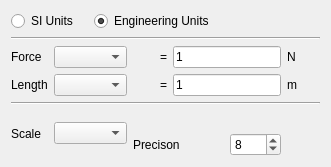
<?xml version="1.0" encoding="UTF-8"?>
<ui version="4.0">
 <class>Dialog</class>
 <widget class="QDialog" name="Dialog">
  <property name="geometry">
   <rect>
    <x>0</x>
    <y>0</y>
    <width>331</width>
    <height>167</height>
   </rect>
  </property>
  <property name="windowTitle">
   <string>Units</string>
  </property>
  <layout class="QGridLayout" name="gridLayout">
   <item row="0" column="0" colspan="2">
    <widget class="QRadioButton" name="SIunits">
     <property name="text">
      <string>SI Units</string>
     </property>
     <property name="checked">
      <bool>false</bool>
     </property>
     <attribute name="buttonGroup">
      <string notr="true">buttonGroup</string>
     </attribute>
    </widget>
   </item>
   <item row="0" column="2" colspan="4">
    <widget class="QRadioButton" name="ENGunits">
     <property name="text">
      <string>Engineering Units</string>
     </property>
     <property name="checked">
      <bool>true</bool>
     </property>
     <attribute name="buttonGroup">
      <string notr="true">buttonGroup</string>
     </attribute>
    </widget>
   </item>
   <item row="1" column="0" colspan="7">
    <widget class="Line" name="line_3">
     <property name="orientation">
      <enum>Qt::Horizontal</enum>
     </property>
    </widget>
   </item>
   <item row="2" column="0">
    <widget class="QLabel" name="label">
     <property name="text">
      <string>Force</string>
     </property>
    </widget>
   </item>
   <item row="2" column="1" colspan="2">
    <widget class="QComboBox" name="unitOfForce"/>
   </item>
   <item row="2" column="4" colspan="2">
    <widget class="QLineEdit" name="forceMagnitude">
     <property name="enabled">
      <bool>true</bool>
     </property>
     <property name="text">
      <string>1</string>
     </property>
     <property name="readOnly">
      <bool>true</bool>
     </property>
    </widget>
   </item>
   <item row="2" column="6">
    <widget class="QLabel" name="forceSuffix">
     <property name="text">
      <string>N</string>
     </property>
    </widget>
   </item>
   <item row="3" column="0">
    <widget class="QLabel" name="label_4">
     <property name="text">
      <string>Length</string>
     </property>
    </widget>
   </item>
   <item row="3" column="1" colspan="2">
    <widget class="QComboBox" name="unitOfLength"/>
   </item>
   <item row="3" column="4" colspan="2">
    <widget class="QLineEdit" name="lengthMagnitude">
     <property name="enabled">
      <bool>true</bool>
     </property>
     <property name="text">
      <string>1</string>
     </property>
     <property name="readOnly">
      <bool>true</bool>
     </property>
    </widget>
   </item>
   <item row="3" column="6">
    <widget class="QLabel" name="lengthSuffix">
     <property name="text">
      <string>m</string>
     </property>
    </widget>
   </item>
   <item row="4" column="0" colspan="7">
    <widget class="Line" name="line">
     <property name="orientation">
      <enum>Qt::Horizontal</enum>
     </property>
    </widget>
   </item>
   <item row="5" column="0" rowspan="2">
    <widget class="QLabel" name="label_5">
     <property name="text">
      <string>Scale</string>
     </property>
    </widget>
   </item>
   <item row="5" column="1" rowspan="2" colspan="2">
    <widget class="QComboBox" name="unitOfScale">
     <property name="toolTip">
      <string>Select scale for ploting graph</string>
     </property>
    </widget>
   </item>
   <item row="6" column="5">
    <widget class="QSpinBox" name="precison">
     <property name="toolTip">
      <string>Significant figures for all the results</string>
     </property>
     <property name="value">
      <number>8</number>
     </property>
    </widget>
   </item>
   <item row="3" column="3">
    <widget class="QLabel" name="label_8">
     <property name="text">
      <string>=</string>
     </property>
     <property name="alignment">
      <set>Qt::AlignRight|Qt::AlignTrailing|Qt::AlignVCenter</set>
     </property>
    </widget>
   </item>
   <item row="2" column="3">
    <widget class="QLabel" name="label_7">
     <property name="text">
      <string>=</string>
     </property>
     <property name="alignment">
      <set>Qt::AlignRight|Qt::AlignTrailing|Qt::AlignVCenter</set>
     </property>
    </widget>
   </item>
   <item row="6" column="3" colspan="2">
    <widget class="QLabel" name="label_6">
     <property name="text">
      <string>Precison</string>
     </property>
    </widget>
   </item>
  </layout>
  <zorder>label</zorder>
  <zorder>unitOfForce</zorder>
  <zorder>label_7</zorder>
  <zorder>forceMagnitude</zorder>
  <zorder>forceSuffix</zorder>
  <zorder>unitOfLength</zorder>
  <zorder>label_8</zorder>
  <zorder>lengthMagnitude</zorder>
  <zorder>lengthSuffix</zorder>
  <zorder>line</zorder>
  <zorder>label_5</zorder>
  <zorder>unitOfScale</zorder>
  <zorder>label_6</zorder>
  <zorder>SIunits</zorder>
  <zorder>ENGunits</zorder>
  <zorder>line_3</zorder>
  <zorder>label_4</zorder>
  <zorder>precison</zorder>
 </widget>
 <resources/>
 <connections/>
 <buttongroups>
  <buttongroup name="buttonGroup"/>
 </buttongroups>
</ui>
